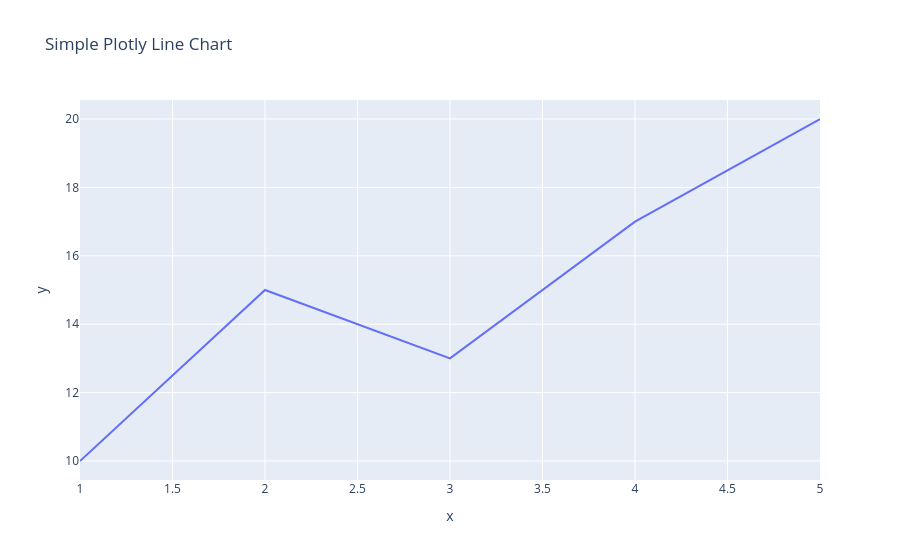

The notebook cell saved with this chart:
### Markdown cell above
Q. Why we need to install nbformat and ipykernel for Plotly in VS Code Jupyter Notebook

When using Plotly in a VS Code Jupyter notebook (.ipynb), you might get this error:

ValueError: Mime type rendering requires nbformat>=4.2.0


To fix this, we run:

pip install nbformat ipykernel

1️⃣ nbformat

Jupyter notebooks are stored as JSON files.

nbformat allows Python to read, write, and render notebook content.

Plotly requires it to display interactive charts inline in the notebook.

Without it, Plotly cannot render inline and tries to open a browser instead.

2️⃣ ipykernel

Connects your Python environment (venv) to Jupyter.

Lets the notebook execute Python code from your current environment.

Required for Plotly and other libraries to run correctly in VS Code notebooks.

| Package     | Purpose                                                   |
| ----------- | --------------------------------------------------------- |
| `nbformat`  | Allows Jupyter to render notebook content (inline charts) |
| `ipykernel` | Connects your Python environment to the notebook          |

### Code cell
import plotly.express as px

# Sample data
x = [1, 2, 3, 4, 5]
y = [10, 15, 13, 17, 20]

# Create line plot
fig = px.line(x=x, y=y, title="Simple Plotly Line Chart")

# Show plot
fig.show()

### Figure 1 — Plotly figure (JSON) as saved in the notebook; plotly's stock layout.template omitted (floating-point values rounded to 4 significant figures)
{"data": [{"hovertemplate": "x=%{x}<br>y=%{y}<extra></extra>", "legendgroup": "", "line": {"color": "#636efa", "dash": "solid"}, "marker": {"symbol": "circle"}, "mode": "lines", "name": "", "orientation": "v", "showlegend": false, "type": "scatter", "x": [1, 2, 3, 4, 5], "xaxis": "x", "y": [10, 15, 13, 17, 20], "yaxis": "y"}], "layout": {"legend": {"tracegroupgap": 0}, "title": {"text": "Simple Plotly Line Chart"}, "xaxis": {"anchor": "y", "domain": [0, 1], "title": {"text": "x"}}, "yaxis": {"anchor": "x", "domain": [0, 1], "title": {"text": "y"}}}}
